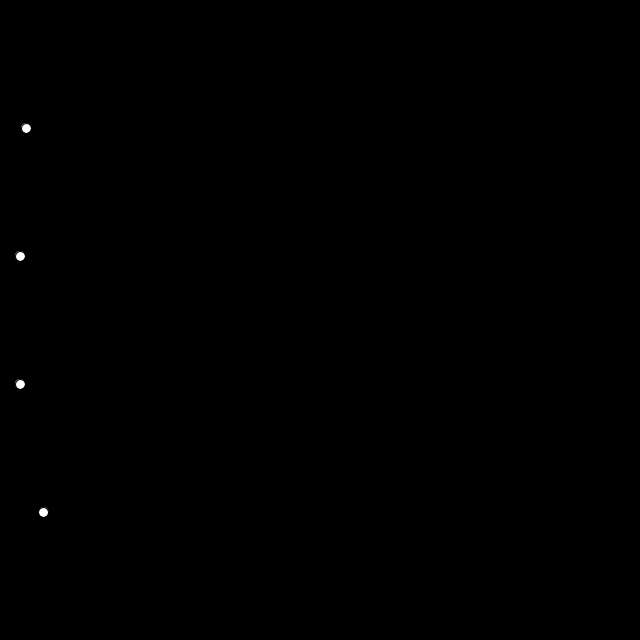
Frame 1 (no input)
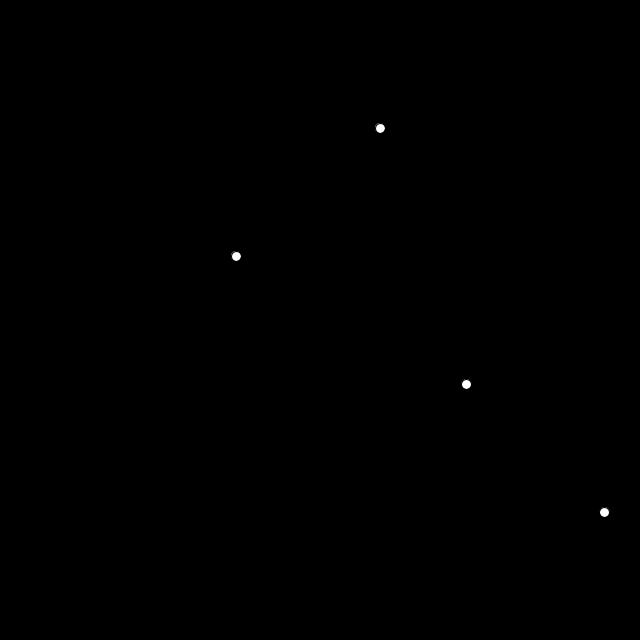
Frame 60 (the mouse pressed at the canvas centre just before this capture)
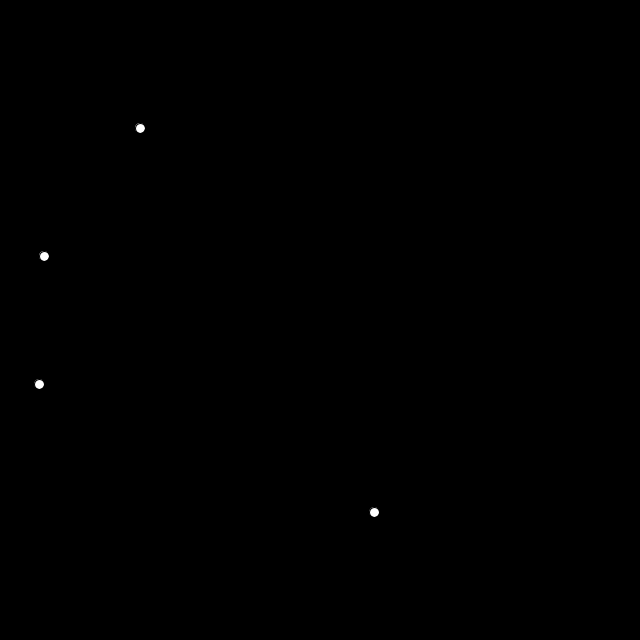
Frame 120 (the mouse held since frame 60 and released just before this capture)

The Processing sketch that drew these frames (run headless with seeded random() and noise(); from frame 60 on, the mouse is pressed at the canvas centre):

// Processing sketch: sketch_09_easing_functions
// ── sketch_09_easing_functions.pde
// Easing functions implementations
// Not necesarily periodical
// entry values between 0 and 1
// values between 0 and 1 are easy to work with
// https://gist.github.com/gre/1650294

void setup() {
  size(640, 640);
  background(0);
}

// t is between 0 and 1
float linear(float t){
  return t;
}

float easeInQuad(float t) {
  return t * t;
}

float easeInOutCubic(float t){
  return t<.5 ? 4*t*t*t : (t-1)*(2*t-2)*(2*t-2)+1;
}

float easeOutQuart(float t){
  return 1-(--t)*t*t*t;
}

void draw() {
  background(0);
  fill(255);
  
  // Animate ellipse with ease in quad
  //easeInQuad(); 0 - 1 
  
  float incrementingValue = frameCount / 100.0;
  float numeroApresVirgule = incrementingValue - (int)incrementingValue;
  
  float t = constrain(numeroApresVirgule, 0, 1); // constrain limite le numéro entre 0 et 1
  
  float animLinear = linear(t);
  float animQuad = easeInQuad(t);
  float animCubic = easeInOutCubic(t);
  float animQuart = easeOutQuart(t);
  
  float padding = 20;
  ellipse(padding + (float)(width - padding * 2) * animLinear, height * 0.2, 10, 10);
  ellipse(padding + (float)(width - padding * 2) * animQuad, height * 0.4, 10, 10);
  ellipse(padding + (float)(width - padding * 2) * animCubic, height * 0.6, 10, 10);
  ellipse(padding + (float)(width - padding * 2) * animQuart, height * 0.8, 10, 10);
}
